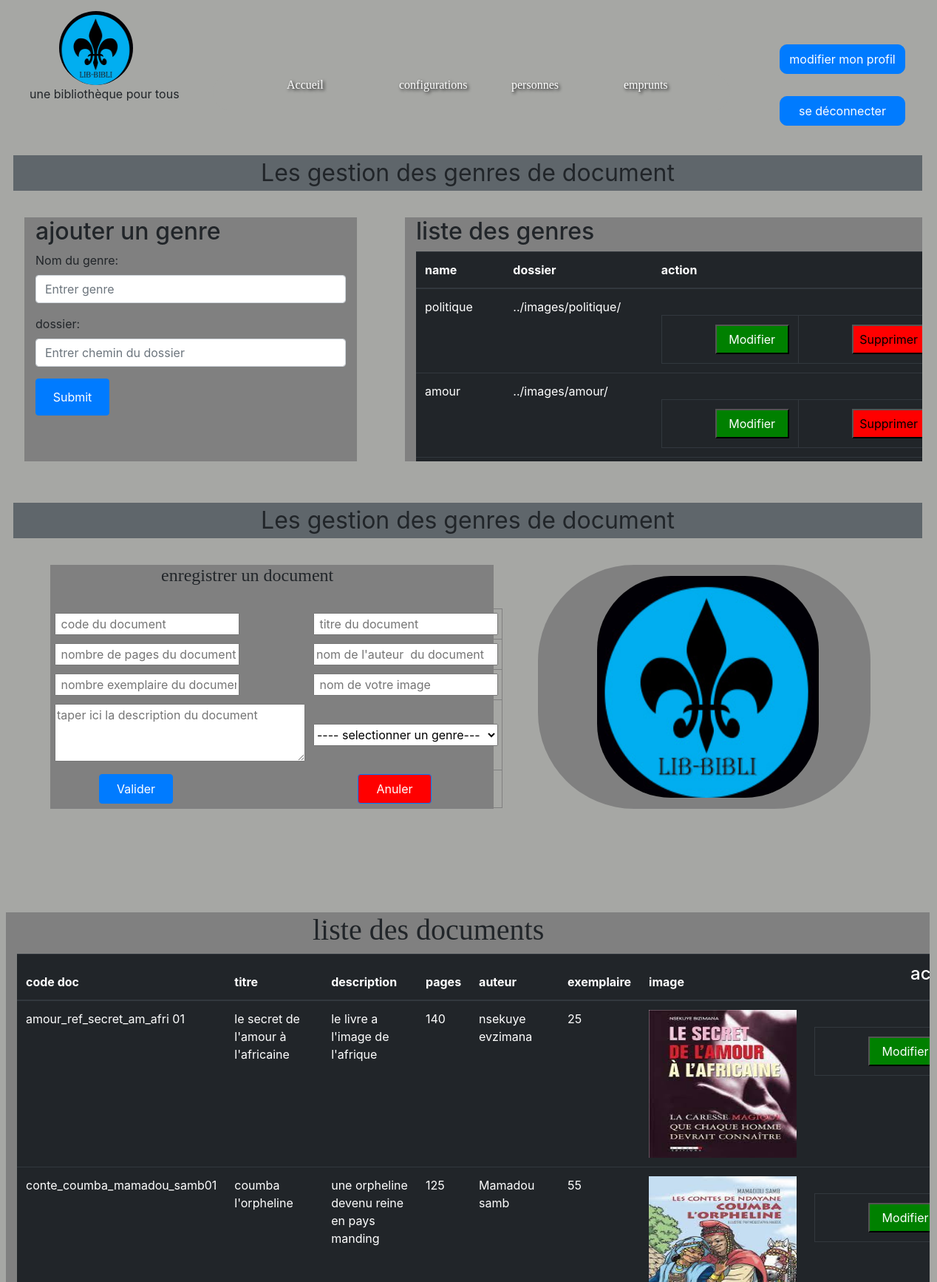
The page /projet_gestion_bibli/html/document.php on the database its author committed.
### tables this page shows
CREATE TABLE IF NOT EXISTS `genre` (
  `type` varchar(130) NOT NULL,
  `dossier` varchar(255) NOT NULL,
  PRIMARY KEY (`type`(70)),
  UNIQUE KEY `dossier` (`dossier`)
);

CREATE TABLE IF NOT EXISTS `document` (
  `code_doc` varchar(60) NOT NULL,
  `titre_doc` varchar(195) NOT NULL,
  `nbpage` int NOT NULL,
  `auteur_doc` varchar(160) NOT NULL,
  `nbex` int DEFAULT NULL,
  `image_doc` varchar(130) DEFAULT NULL,
  `descr_doc` varchar(10000) DEFAULT NULL,
  PRIMARY KEY (`code_doc`),
  UNIQUE KEY `codedoc_UNIQUE` (`code_doc`)
);

### projet_gestion_bibli/html/document.php (the view, shortened to what this page needs)
<?php
require 'function.php';
$requete="SELECT*FROM document";
$prepare=$cd->prepare($requete);
$execute=$prepare->execute();
$affiche=$prepare->FETCH(PDO::FETCH_ASSOC);
$requete_genre="SELECT*FROM genre";
$prepare_genre=$cd->prepare($requete_genre);
$execute_genre=$prepare_genre->execute();
$genre=$prepare_genre->FETCH(PDO::FETCH_ASSOC);
$requete_genres="SELECT*FROM genre";
$prepare_genres=$cd->prepare($requete_genres);
$execute_genres=$prepare_genres->execute();
?>
<!DOCTYPE html>
<html>
<head>
<link rel="stylesheet" type="text/css" href="../css/menu.css">
<link rel="stylesheet" href="../css/css.css">
<link rel="stylesheet" href="../css/bootstrap.min.css">
</head>
<body style=" background-color:rgb(166, 167, 164);">
<img src="../images/LIB-BIBLI.jpg"  style="width:100px;height:100px;float:left;margin-left:80px;margin-top:15px;border-radius:100px"/>
<p style="clear:both;flaot:flet;margin-left:40px;margin-bottom:-1100px">  une bibliothèque pour tous </p>
<div class="menu" >
	<ul>
	<li><a href="index_ad.php? mat_ad=<?php echo$_SESSION['mat_ad'];?>">Accueil</a></li>
		<li><a href="">configurations</a>
	</li>
	<li><a href="">  personnes</a>
	</li>
	<li><a href=""> emprunts</a>
	</li>
</ul></div>
<div style="width:260px;height:150px;border-radius:60px;;clear:both;float:right;margin-top:-190px">
<a href="modif_ad.php? x=<?php echo $_SESSION['mat_ad']?>"><input class="btn btn-primary" type="submit" name="modifier" value="modifier mon profil" style="border-radius:10px;margin-left:47px;margin-bottom:30px;margin-top:40px;height:40px;width:170px"/>
<a href="deconnexion.php"><input  class="btn btn-primary" type="submit" name="deconnexion" value="se déconnecter" style="border-radius:10px;margin-left:47px;height:40px;width:170px"/></a>
</div>
<div class="genre">
<span class="baniere" style="margin-top: 20px;">
   <p style="text-align: center;font-size:xx-large;margin-top: 30px;background-color: rgb(95, 102, 107);">Les gestion des genres de document </p>
</span>
<span class="genre_a genre_aj ">
<div class="container">
  <h2>ajouter un genre</h2>
  <form action="" method="POST">
    <div class="form-group">
      <label for="genre_type">Nom du genre:</label>
      <input type="text" class="form-control"  placeholder="Entrer genre" name="genre_type" required>
    </div>
    <div class="form-group">
      <label for="genre_dossier">dossier:</label>
      <input type="text" class="form-control"  placeholder="Entrer chemin du dossier" name="genre_dossier" required>
    </div>
    <input type="submit" class="btn btn-primary" name="envoye_genre" style="height:50px"/>
  </form>
</div>
</span>
<span class=" genre_a genre_lt "> <div class="container">
  <h2>liste des genres</h2>
  <table class="table table-dark table-hover">
    <thead>
      <tr>
        <th>name</th>
        <th>dossier</th>
        <th>action</th>
      </tr>
    </thead>
    <tbody>
 <?php do {?>
				<tr>
					<td >
					<?php echo $genre['type'];?>
					</td>
					<td >
					<?php echo $genre['dossier'];?>
					</td>
					<td >
						<table border=1 align="center" style="margin-top:23px"><tr><td width="100px" height="20px"><a href="modif_doc.php?  x=<?php echo $genre['type'];?> " >
						<input type="button"  name="modifier" value="Modifier" class="btn_modifier grpemod btn_gpr" style="height:40px;" />
						</a>
						</td>
						<td width="100px" height="20px" ><a href="sup_genre.php? x=<?php echo $genre['type'];?>  " >
							<input type="button" name="supprimer" value="Supprimer" class="btn_suprimmer grpesupp btn_gpr" style="height:40px;background-color:red;"/>
						 </a>
						</td>
						</tr>
						</table>
					</td>
				</tr>
				<?php }while($genre=$prepare_genre->FETCH(PDO::FETCH_ASSOC));?>
    </tbody>
  </table>
</div></span>
</div>
<div class="genre">
<span class="baniere" style="margin-top: 20px;">
   <p style="text-align: center;font-size:xx-large;margin-top: 30px;background-color: rgb(95, 102, 107);">Les gestion des genres de document </p>
</span>
<span class="genre_a genre_aj " style="width: 600px;margin-left:50px;background-color:none">
<h4 style="margin-left:150px;font-family: cursive;"> enregistrer un document</h4>
<form method="POST" action="">
			<table border="" width="200px" cellpadding="5px" cellspacing="23px" align="center" valign="center" style="margin-top:30px;">
				<tr>
					<td >
						<input type="text" name="code_doc" placeholder=" code du document" class="ipt ipt_grpe" />
					</td>
					<td >
						<input type="text" name="titre_doc" placeholder=" titre du document" class="ipt ipt_grpe" />
					</td>
				</tr>
					<tr>
					<td >
							<input type="text" name="nbpage_doc" placeholder=" nombre de pages du document" class="ipt ipt_grpe" />
						</td>
						<td >
							<input type="text" name="auteur_doc" placeholder="nom de l'auteur  du document" class="ipt ipt_grpe" />
						</td>
					</tr>
					<tr>
						<td>
							<input type="text" name="nbex" placeholder=" nombre exemplaire du document" class="ipt ipt_grpe" />
						</td>
						<td >
							<input type="text" name="image_doc" placeholder=" nom de votre image" class="ipt ipt_grpe" value="<?php if(isset($_POST["photo"])){echo$_REQUEST["photo"];}?>" />
						</td>
					</tr>
					<tr>
						<td >
						<textarea name=" descr_doc" cols="31px" rows="3px" placeholder="taper ici la description du document" ></textarea>
						</td>
						<td >
						<select style="width: 250px;
						height:30px ;" name="groupe_genre">
						<option >---- selectionner un genre---</option>
						</select>
					</td>
					</tr>
					<tr>
						<td>
							<input type="submit" name="ajouter_doc" value="Valider" class=" btn_gpr btn_ajouter_grpe btn btn-primary" style="height:40px"/>
						</td>
						<td>
							<input type="submit" name="annuler" value="Anuler"  class=" btn_gpr btn_annuler btn btn-primary" style="height:40px;background-color:red;" />
						</td>
					</tr>
		</table>
		</form>
</span>
<span class="genre_a genre_aj " style="border-radius:130px;margin-left:60px">
<form method="POST" action="">
	<img src="../images/LIB-BIBLI.jpg" onclick="charge_image()" name="photo"  id="photo" style="width:300px;height:300px;float:left;margin-left:80px;margin-top:15px;border-radius:100px"/>
</form>
</span>
<span class=" genre_a genre_lt " style="margin-top:140px;margin-right:-10px;height:500px;width:1250px;overflow:scroll; padding-right:200px"> <div class="container">
  <h1 style="margin-left:400px;font-family: cursive;">liste des documents</h1>
  <table class="table table-dark table-hover" style="width:1200px;">
    <thead>
	<tr>
					<th width="300px" height="10px" align=" center"  >
						code doc
					</th>
					<th width="300px" height="10px" align="center"  >
						titre
					</th>
					<th width="300px" height="10px" align=" center"  >
						description
					</th>
					<th width="300px" height="10px" align=" center"  >
						pages
					</th>
					<th width="300px" height="10px" align=" center"  >
						auteur
					</th>
					<th width="300px" height="10px" align=" center"  >
						exemplaire
					</th>
					<th width="300px" height="10px" align=" center"  >
						image
					</th>
					<th width="300px" height="10px" align="center"  >
						<h4 style="margin-left:130px ">actions</h4>
					</th>
				</tr>
    </thead>
    <tbody>
	<?php do {?>
				<tr>
					<td >
					<?php echo $affiche['code_doc'];?>
					</td>
					<td >
					<?php echo $affiche['titre_doc'];?>
					</td>
					<td >
					<?php echo $affiche['descr_doc'];?>
					</td>
					<td >
					<?php echo $affiche['nbpage'];?>
					</td>
					<td >
					<?php echo $affiche['auteur_doc'];?>
					</td>
					<td>
					<?php echo $affiche['nbex'];?>
					</td>
					<td >
					<img src="<?php echo $affiche['image_doc'];?>" style="width:200px;height:200px;"/>
					</td>
					<td width="300px" height="40px" align="center" >
						<table border=1 align="center" style="margin-top:23px"><tr><td width="100px" height="20px"><a href="modif_doc.php?  x=<?php echo $affiche['code_doc'];?> " >
						<input type="button"  name="modifier" value="Modifier" class="btn_modifier grpemod btn_gpr" style="height:40px;" />
						</a>
						</td>
						</tr>
						</table>
					</td>
				</tr>
				<?php }while($affiche=$prepare->FETCH(PDO::FETCH_ASSOC));?>
    </tbody>
  </table>
</div></span>
</div>
 </body>
 </html>

### projet_gestion_bibli/css/menu.css (style rules this page uses)
.menu { float: right; margin-right: 195px; border-radius: 40px; width: 850px; height: 50px; background-color:rgb(136, 136, 143); margin-bottom: 60px; }
ul li { position: relative; list-style: none; float: left; margin-left: 10px; padding-left: 50px; }
ul li a { text-shadow: 2px 2px 4px #000000; font-family: cursive; display: block; line-height: 30px; width: 92px; color:white; text-decoration: none; }

### projet_gestion_bibli/css/css.css (style rules this page uses)
.btn { width: 100px; height: 20px; text-align: center; padding-bottom: 40px; }
.btn_gpr { width: 100px; height: 25px; margin-left: 60px; }
.ipt { width: 250px; height:30px ; }
.btn_modifier { background-color: green; color: white; }

### projet_gestion_bibli/html/document.php (style rules this page uses)
.genre { width:1230px; height:500px; clear:both; float:left; margin-top:-30px; margin-left:18px }
.genre_a { width:450px; height:200px; float:left; margin-left:15px; background-color:grey; }
.genre_lt { clear:both; float:right; height:330px; width:700px; overflow:scroll; margin-top:-330px; }
.genre_aj { height:330px; margin-top:20px; }
.menu { background-color:rgb(166, 167, 164); margin-top:100px; width: 700px; margin-right: 280px; }

### rows shown on the page
genre: type "politique", dossier "../images/politique/"
genre: type "amour", dossier "../images/amour/"
document: code_doc "amour_ref_secret_am_afri 01", titre_doc "le secret de l'amour à l'africaine", descr_doc "le livre a l'image de l'afrique", nbpage "140", auteur_doc "nsekuye evzimana", nbex "25", image_doc (picture)
document: code_doc "conte_coumba_mamadou_samb01", titre_doc "coumba l'orpheline", descr_doc "une orpheline devenu reine en pays manding", nbpage "125", auteur_doc "Mamadou samb", nbex "55", image_doc (picture)
